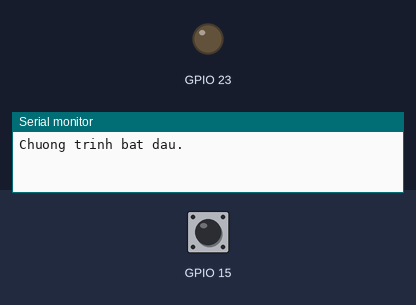
This program was run on a simulated ESP32. On the bench: output pins drawn as LEDs (lit = HIGH), the last lines printed to the serial monitor. Dashed ring = blinking. The test bench sets the inputs (shaded band); at power-on: GPIO 15 HIGH.

Above: at 1.2 s.
1.3 s: GPIO 15 pulled LOW for 0.15 s
At 2.8 s:
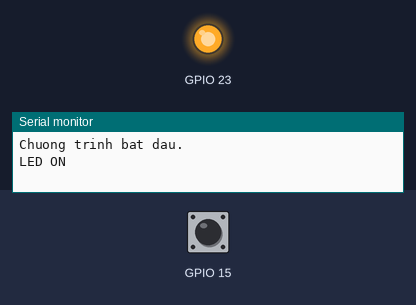
3.4 s: GPIO 15 pulled LOW for 0.15 s
At 4.5 s:
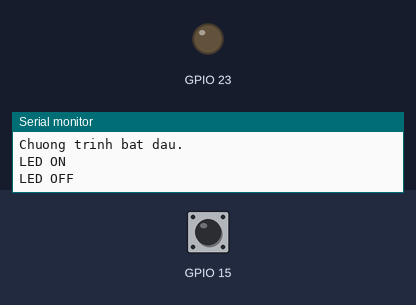
5.5 s: GPIO 15 pulsed LOW 2 times (0.12 s each, 0.3 s apart)
At 6.22 s:
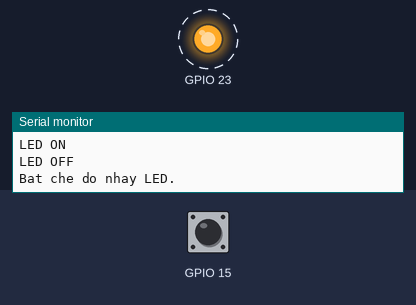
8.5 s: GPIO 15 pulsed LOW 5 times (0.12 s each, 0.3 s apart)
Timing chart, 0 to 12.5 s (numbered marks = the images above; inputs shaded):
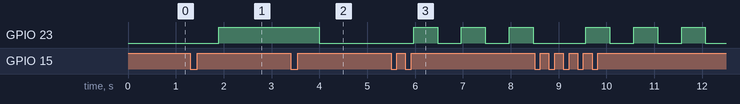

Measured:
- after the input at 1.3 s, GPIO 23: LOW → HIGH after 0.60 s
- after the input at 3.4 s, GPIO 23: HIGH → LOW after 0.60 s
- after the input at 5.5 s, GPIO 23: alternates HIGH for 0.50 s and LOW for 0.50 s, starting after 0.47 s

The program:

main.cpp
```cpp
#include <Arduino.h>
#include <OneButton.h>
#include "C:\Users\quan8\OneDrive\Documents\PlatformIO\Projects\ESP32\lib\LED.h"

#define BUTTON_PIN 15U
#define LED_PIN 23U

OneButton button(BUTTON_PIN, true, true); // Khởi tạo đối tượng OneButton

bool ledState = false;    // Trạng thái LED
bool blinkMode = false;   // Trạng thái chế độ nháy

void singleClick(void);
void doubleClick(void);

void setup() {
  Serial.begin(115200); // Khởi tạo Serial Monitor
  pinMode(LED_PIN, OUTPUT);
  digitalWrite(LED_PIN, ledState);

  // Gán sự kiện cho nút nhấn
  button.attachClick(singleClick);
  button.attachDoubleClick(doubleClick);

  Serial.println("Chuong trinh bat dau.");
}

void loop() {
  button.tick(); // Xử lý sự kiện nút nhấn

  if (blinkMode) {
    static unsigned long previousMillis = 0;
    unsigned long currentMillis = millis();

    if (currentMillis - previousMillis >= 500) { // Nháy LED mỗi 500ms
      previousMillis = currentMillis;
      ledState = !ledState;
      digitalWrite(LED_PIN, ledState);
    }
  }
}

void singleClick() {
  if (!blinkMode) {
    ledState = !ledState;
    digitalWrite(LED_PIN, ledState);
    Serial.println(ledState ? "LED ON" : "LED OFF");
  }
}

void doubleClick() {
  blinkMode = !blinkMode;
  if (blinkMode) {
    Serial.println("Bat che do nhay LED.");
  } else {
    // Tắt LED khi thoát chế độ nháy
    ledState = false;
    digitalWrite(LED_PIN, ledState);
    Serial.println("Tat che do nhay LED.");
  }
}
```
